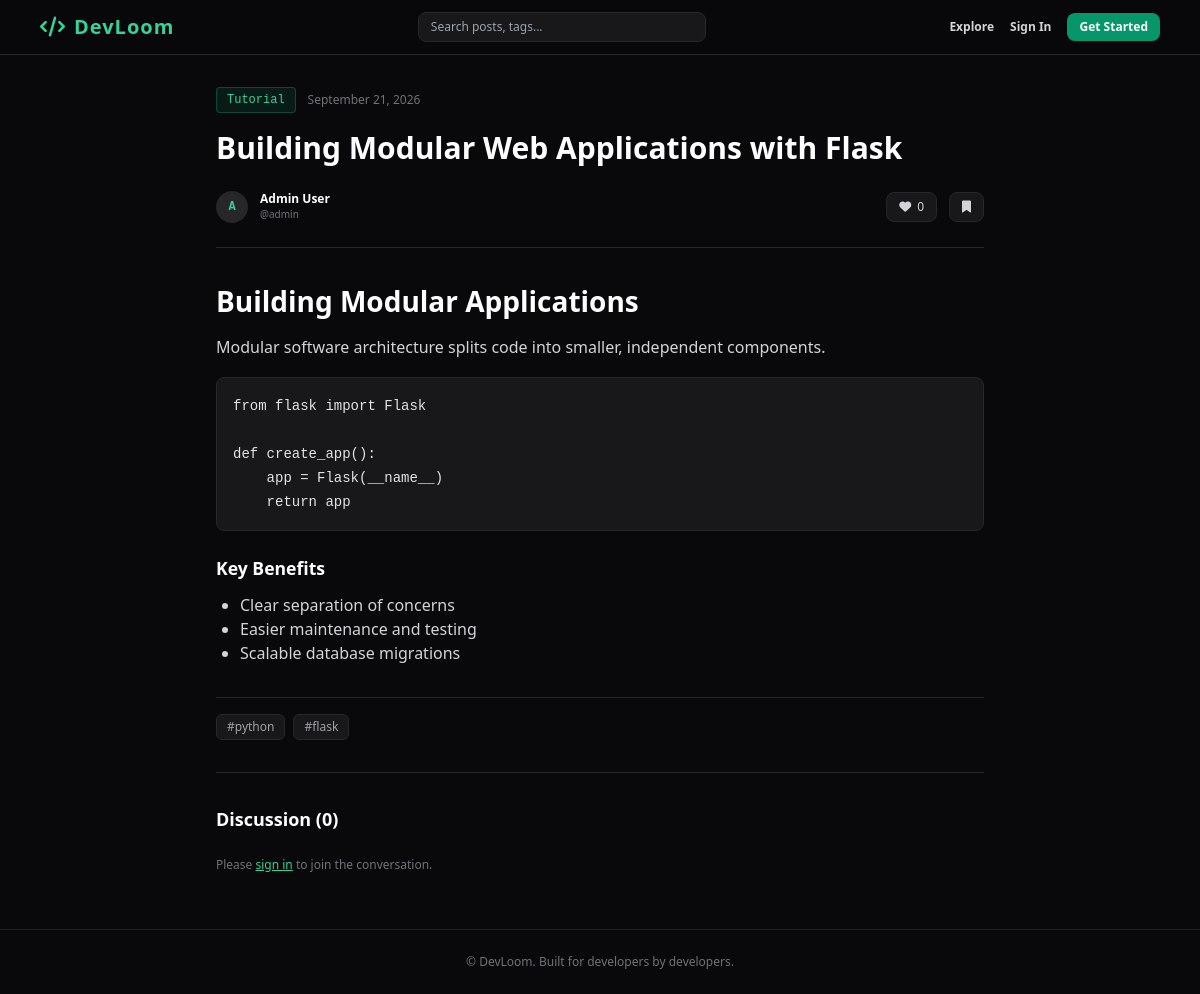
Page /post/building-modular-web-applications-with-flask on the committed database.
### models.py (models this page shows, shortened)
class Post(db.Model):
    __tablename__ = 'posts'
    id = db.Column(db.Integer, primary_key=True)
    title = db.Column(db.String(200), nullable=False)
    slug = db.Column(db.String(220), unique=True, nullable=False, index=True)
    post_type = db.Column(db.String(30), nullable=False, default='Tutorial')  # Tutorial, Snippet, Question, Discussion
    code_language = db.Column(db.String(50), nullable=True)
    summary = db.Column(db.Text, nullable=True)
    content = db.Column(db.Text, nullable=False)
    views = db.Column(db.Integer, default=0)
    created_at = db.Column(db.DateTime, default=datetime.utcnow, index=True)
    author_id = db.Column(db.Integer, db.ForeignKey('users.id', ondelete='CASCADE'), nullable=False)
    comments = db.relationship('Comment', backref='post', lazy='dynamic', cascade='all, delete-orphan')
    likers = db.relationship('User', secondary=likes, backref=db.backref('liked_posts', lazy='dynamic'), lazy='dynamic')
    savers = db.relationship('User', secondary=bookmarks, backref=db.backref('saved_posts', lazy='dynamic'), lazy='dynamic')
    tags = db.relationship('Tag', secondary=post_tags, backref=db.backref('posts', lazy='dynamic'))

class User(UserMixin, db.Model):
    __tablename__ = 'users'
    id = db.Column(db.Integer, primary_key=True)
    username = db.Column(db.String(50), unique=True, nullable=False, index=True)
    display_name = db.Column(db.String(100), nullable=False)
    email = db.Column(db.String(120), unique=True, nullable=False, index=True)
    password_hash = db.Column(db.String(256), nullable=False)
    headline = db.Column(db.String(150), nullable=True)
    bio = db.Column(db.Text, nullable=True)
    github_url = db.Column(db.String(200), nullable=True)
    website_url = db.Column(db.String(200), nullable=True)
    is_admin = db.Column(db.Boolean, default=False)
    created_at = db.Column(db.DateTime, default=datetime.utcnow)
    posts = db.relationship('Post', backref='author', lazy='dynamic', cascade='all, delete-orphan')
    comments = db.relationship('Comment', backref='author', lazy='dynamic', cascade='all, delete-orphan')

class Tag(db.Model):
    __tablename__ = 'tags'
    id = db.Column(db.Integer, primary_key=True)
    name = db.Column(db.String(50), unique=True, nullable=False, index=True)

### app.py (the view)
    @app.route('/post/<slug>')
    def post_detail(slug):
        post = Post.query.filter_by(slug=slug).first_or_404()
        post.views += 1
        db.session.commit()
        return render_template('post_detail.html', post=post)

### templates/post_detail.html (shortened to what this page needs)
{% extends "base.html" %}
{% block content %}
<div class="max-w-3xl mx-auto space-y-8">
    <header class="space-y-4 border-b border-zinc-800 pb-6">
        <div class="flex items-center gap-3 text-xs">
            <span class="bg-emerald-500/10 text-emerald-400 border border-emerald-500/30 px-2.5 py-1 rounded font-mono">{{ post.post_type }}</span>
            <span class="text-zinc-500">{{ post.created_at.strftime('%B %d, %Y') }}</span>
        </div>
        <h1 class="text-3xl font-black text-white leading-tight">{{ post.title }}</h1>
        <div class="flex items-center justify-between pt-2">
            <a href="/u/{{ post.author.username }}" class="flex items-center gap-3 group">
                <div class="w-8 h-8 bg-zinc-800 rounded-full flex items-center justify-center font-mono text-xs font-bold text-emerald-400">
                    {{ post.author.username[0]|upper }}
                </div>
                <div>
                    <div class="text-xs font-bold text-white group-hover:text-emerald-400">{{ post.author.display_name }}</div>
                    <div class="text-[10px] text-zinc-500">@{{ post.author.username }}</div>
                </div>
            </a>
            <div class="flex items-center gap-3 text-xs">
                <button id="likeBtn" onclick="toggleAction('like')" class="bg-zinc-900 border border-zinc-800 px-3 py-1.5 rounded-lg text-zinc-300 hover:text-white flex items-center gap-1.5">
                    <i class="fa-solid fa-heart {% if current_user in post.likers %}text-red-500{% endif %}"></i>
                    <span id="likeCount">{{ post.likers.count() }}</span>
                </button>
                <button id="bookmarkBtn" onclick="toggleAction('bookmark')" class="bg-zinc-900 border border-zinc-800 px-3 py-1.5 rounded-lg text-zinc-300 hover:text-white">
                    <i class="fa-solid fa-bookmark {% if current_user in post.savers %}text-emerald-400{% endif %}"></i>
                </button>
            </div>
        </div>
    </header>
    <div class="prose max-w-none text-zinc-300">
        {{ post.content|markdown|safe }}
    </div>
    {% if post.tags %}
    <div class="flex gap-2 pt-4 border-t border-zinc-800">
        {% for tag in post.tags %}
        <span class="text-xs bg-zinc-900 border border-zinc-800 text-zinc-400 px-2.5 py-1 rounded-md">#{{ tag.name }}</span>
        {% endfor %}
    </div>
    {% endif %}
    <section class="space-y-6 pt-8 border-t border-zinc-800">
        <h3 class="text-lg font-bold text-white">Discussion ({{ post.comments.count() }})</h3>
        {% if current_user.is_authenticated %}
        <form action="/post/{{ post.id }}/comment" method="POST" class="space-y-3">
            <textarea name="content" rows="3" required placeholder="Write a comment..." class="w-full bg-zinc-900 border border-zinc-800 text-xs text-white p-3 rounded-lg focus:outline-none focus:border-emerald-500"></textarea>
            <button type="submit" class="bg-emerald-600 hover:bg-emerald-500 text-white text-xs font-bold px-4 py-2 rounded-lg transition">Post Comment</button>
        </form>
        {% else %}
        <p class="text-xs text-zinc-500">Please <a href="/auth/login" class="text-emerald-400 underline">sign in</a> to join the conversation.</p>
        {% endif %}
    </section>
</div>
{% endblock %}

### static/css/style.css (style rules this page uses)
body { font-family: 'Inter', -apple-system, BlinkMacSystemFont, sans-serif; background-color: #09090b; color: #f4f4f5; }
code, pre { font-family: 'JetBrains Mono', monospace; }
.prose pre { background-color: #18181b; border: 1px solid #27272a; border-radius: 0.5rem; padding: 1rem; overflow-x: auto; color: #e4e4e7; margin-top: 1rem; margin-bottom: 1rem; }
.prose code { background-color: #27272a; color: #34d399; padding: 0.2rem 0.4rem; border-radius: 0.25rem; font-size: 0.875em; }
.prose pre code { background-color: transparent; padding: 0; color: inherit; }
.prose h1, .prose h2, .prose h3 { color: #ffffff; font-weight: 700; margin-top: 1.5rem; margin-bottom: 0.75rem; }
.prose h1 { font-size: 1.75rem; }
.prose h3 { font-size: 1.1rem; }
.prose p { margin-bottom: 1rem; line-height: 1.7; color: #d4d4d8; }
.prose ul { list-style-type: disc; padding-left: 1.5rem; margin-bottom: 1rem; color: #d4d4d8; }

### rows in the picture
Post: post_type "Tutorial", created_at "September 21, 2026", title "Building Modular Web Applications with Flask", content "Building Modular Applications Modular software architecture splits code into smaller, independent components. from flask import Flask def create_app(): app = Flask(__name__) return app Key Benefits Clear separation of concerns Easier maintenance and testing Scalable database migrations"
User: author "A", author.display_name "Admin User", author.username "admin"
Tag: name "python"
Tag: name "flask"

### other values in the picture
{{ post.likers.count() }} "0"
{{ post.comments.count() }} "0"
